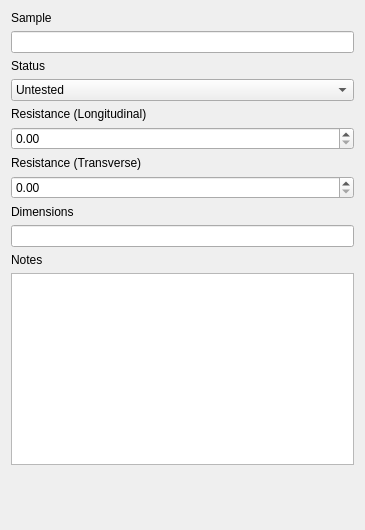
<?xml version="1.0" encoding="UTF-8"?>
<ui version="4.0">
 <class>Form</class>
 <widget class="QWidget" name="Form">
  <property name="geometry">
   <rect>
    <x>0</x>
    <y>0</y>
    <width>365</width>
    <height>530</height>
   </rect>
  </property>
  <property name="sizePolicy">
   <sizepolicy hsizetype="Expanding" vsizetype="Expanding">
    <horstretch>0</horstretch>
    <verstretch>0</verstretch>
   </sizepolicy>
  </property>
  <property name="windowTitle">
   <string>Form</string>
  </property>
  <layout class="QVBoxLayout" name="verticalLayout">
   <item>
    <widget class="QLabel" name="label">
     <property name="text">
      <string>Sample</string>
     </property>
     <property name="alignment">
      <set>Qt::AlignLeading|Qt::AlignLeft|Qt::AlignVCenter</set>
     </property>
    </widget>
   </item>
   <item>
    <widget class="QLineEdit" name="sampleName"/>
   </item>
   <item>
    <widget class="QLabel" name="label_2">
     <property name="text">
      <string>Status</string>
     </property>
     <property name="alignment">
      <set>Qt::AlignLeading|Qt::AlignLeft|Qt::AlignVCenter</set>
     </property>
    </widget>
   </item>
   <item>
    <widget class="QComboBox" name="sampleState">
     <item>
      <property name="text">
       <string>Untested</string>
      </property>
     </item>
     <item>
      <property name="text">
       <string>Dead on Arrival</string>
      </property>
     </item>
     <item>
      <property name="text">
       <string>Measured</string>
      </property>
     </item>
     <item>
      <property name="text">
       <string>Measured Extensively</string>
      </property>
     </item>
     <item>
      <property name="text">
       <string>Killed</string>
      </property>
     </item>
    </widget>
   </item>
   <item>
    <widget class="QLabel" name="label_4">
     <property name="text">
      <string>Resistance (Longitudinal)</string>
     </property>
     <property name="alignment">
      <set>Qt::AlignLeading|Qt::AlignLeft|Qt::AlignVCenter</set>
     </property>
    </widget>
   </item>
   <item>
    <widget class="QDoubleSpinBox" name="sampleResLong">
     <property name="singleStep">
      <double>0.500000000000000</double>
     </property>
    </widget>
   </item>
   <item>
    <widget class="QLabel" name="label_5">
     <property name="text">
      <string>Resistance (Transverse)</string>
     </property>
     <property name="alignment">
      <set>Qt::AlignLeading|Qt::AlignLeft|Qt::AlignVCenter</set>
     </property>
    </widget>
   </item>
   <item>
    <widget class="QDoubleSpinBox" name="sampleResTrans">
     <property name="singleStep">
      <double>0.500000000000000</double>
     </property>
    </widget>
   </item>
   <item>
    <widget class="QLabel" name="label_6">
     <property name="text">
      <string>Dimensions</string>
     </property>
     <property name="alignment">
      <set>Qt::AlignLeading|Qt::AlignLeft|Qt::AlignVCenter</set>
     </property>
    </widget>
   </item>
   <item>
    <widget class="QLineEdit" name="sampleDimensions"/>
   </item>
   <item>
    <widget class="QLabel" name="label_3">
     <property name="text">
      <string>Notes</string>
     </property>
     <property name="alignment">
      <set>Qt::AlignLeading|Qt::AlignLeft|Qt::AlignVCenter</set>
     </property>
    </widget>
   </item>
   <item>
    <widget class="QTextEdit" name="sampleNotes"/>
   </item>
   <item>
    <spacer name="verticalSpacer">
     <property name="orientation">
      <enum>Qt::Vertical</enum>
     </property>
     <property name="sizeHint" stdset="0">
      <size>
       <width>20</width>
       <height>40</height>
      </size>
     </property>
    </spacer>
   </item>
  </layout>
 </widget>
 <resources/>
 <connections/>
</ui>
